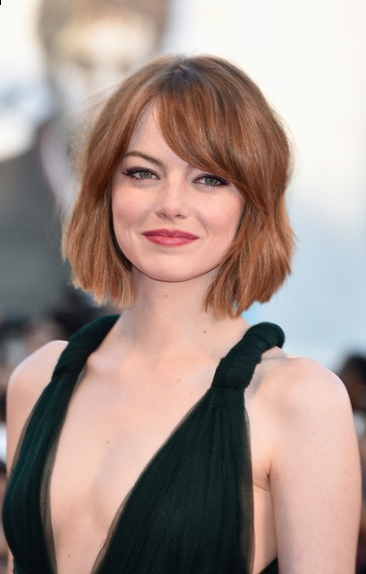
#> input picture images/1.jpg, 366 x 574 px
$ jupyter execute detectEdgeOfImage.ipynb
#> lines starting #> are read from the running program, lines starting #| are printed output that depends on the picture
[cell 1]
import numpy as np
import cv2
from matplotlib import pyplot as plt
image = cv2.imread('images/1.jpg',0)
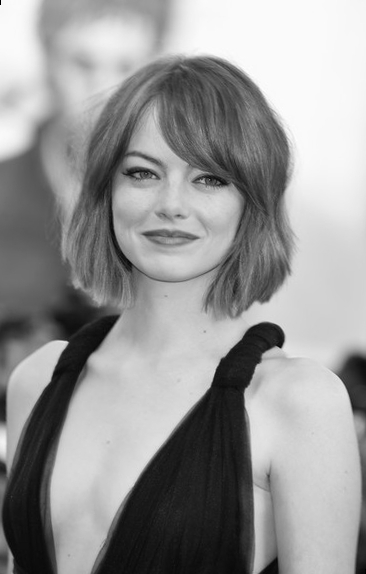
#> image: shape (574, 366); min 0, max 255, mean 150.4
edges = cv2.Canny(image,100,100)
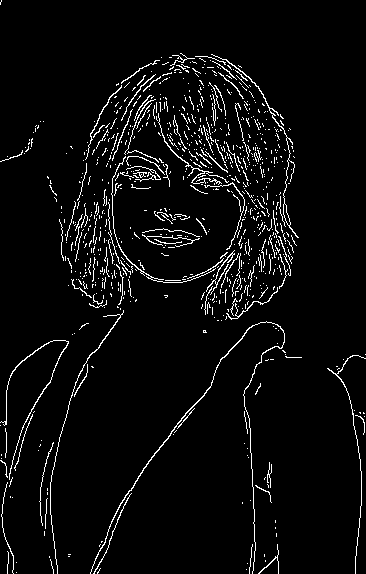
#> edges: shape (574, 366); 4.5% white in thin lines or dots
plt.subplot(121),plt.imshow(image,cmap = 'gray')
plt.title('Original Image')
plt.subplot(122),plt.imshow(edges,cmap = 'gray')
plt.title('Edge Image')
plt.suptitle('Demonstration of Edge detection technique in Images')
plt.show()
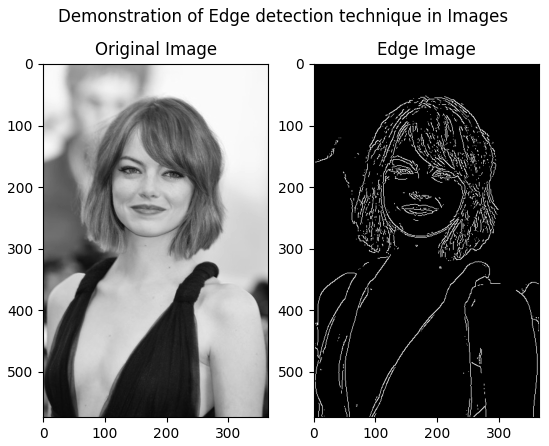
#> figure drawn by matplotlib, 2 panels
#plt.xticks([]), plt.yticks([]) for hiding x,y coordinates
